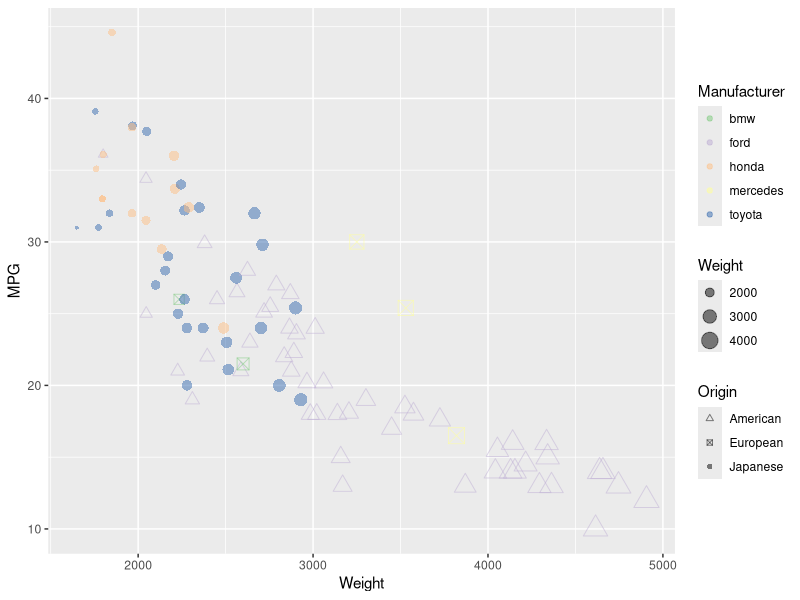

Reproduce this figure in R.
library(ggplot2)

data <- read.csv("cars-sample.csv", encoding = "UTF-8")

ggplot(data, aes(x = Weight, y = MPG, size = Weight, color = Manufacturer, shape = Origin)) + 
  geom_point(alpha = 0.5) +
  scale_color_brewer(palette = 'Accent') + scale_shape_manual(values = c(2,7,16))
  
